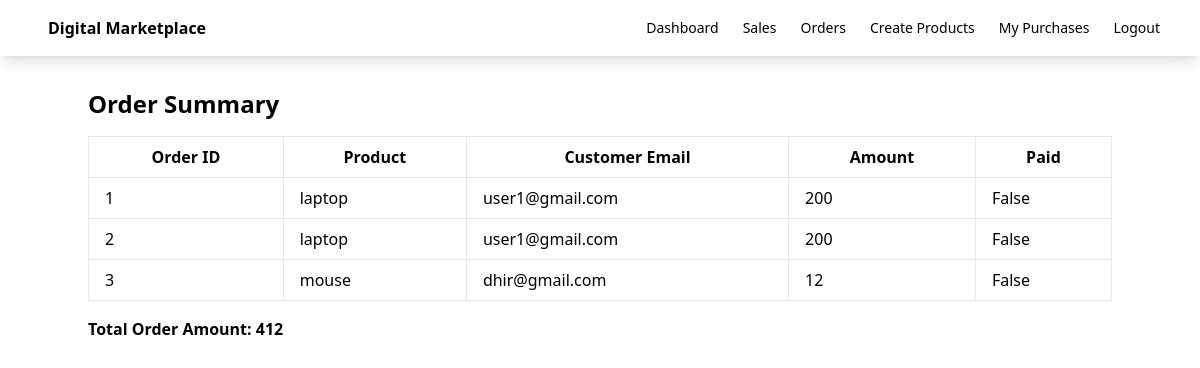
The app's page /order-summary/ (signed in), older data.
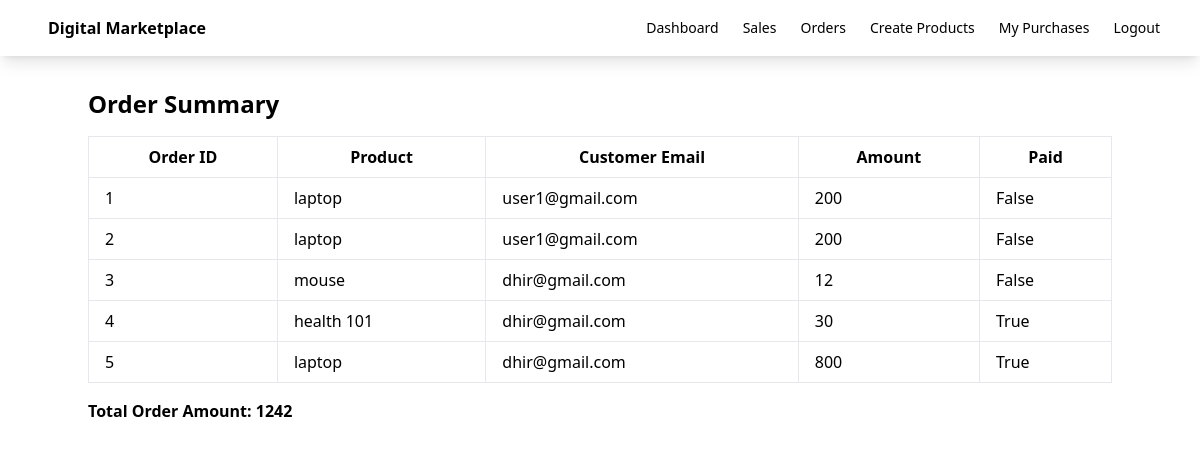
The same page, newer data.
### myapp/models.py (models this page shows, shortened)
class OrderDetail(models.Model):
    customer_email = models.EmailField()
    product = models.ForeignKey(Product, on_delete=models.CASCADE)
    amount = models.IntegerField()
    stripe_payment_intent = models.CharField(max_length=200)
    has_paid = models.BooleanField(default=False)
    created_on = models.DateTimeField(auto_now_add=True)
    updated_on = models.DateTimeField(auto_now_add=True)

class Product(models.Model):
    seller = models.ForeignKey(User, on_delete=models.CASCADE)
    name = models.CharField(max_length=100)
    description = models.CharField(max_length=100)
    price = models.FloatField()
    file = models.FileField(upload_to='uploads')
    total_sales_amount = models.IntegerField(default=0)
    total_sales = models.IntegerField(default=0)

### myapp/views.py (the view)
# urls.py: path('order-summary/',views.order_summary,name='orders'),
def order_summary(request):
    if request.user.is_superuser:
        orders = OrderDetail.objects.all()
    else:
        orders = OrderDetail.objects.filter(product__seller=request.user)
    order_total = orders.aggregate(Sum('amount'))
    return render(request, 'myapp/order_summary.html', {'orders': orders, 'order_total': order_total})

### myapp/templates/myapp/order_summary.html
{% extends 'myapp/base.html' %}
{% block body %}
    <div class="container mx-auto my-8">
        <h2 class="text-2xl font-semibold mb-4">Order Summary</h2>
        <table class="table-auto w-full border-collapse">
            <thead>
                <tr>
                    <th class="px-4 py-2 border">Order ID</th>
                    <th class="px-4 py-2 border">Product</th>
                    <th class="px-4 py-2 border">Customer Email</th>
                    <th class="px-4 py-2 border">Amount</th>
                    <th class="px-4 py-2 border">Paid</th>
                </tr>
            </thead>
            <tbody>
                {% for order in orders %}
                    <tr>
                        <td class="px-4 py-2 border">{{ order.id }}</td>
                        <td class="px-4 py-2 border">{{ order.product.name }}</td>
                        <td class="px-4 py-2 border">{{ order.customer_email }}</td>
                        <td class="px-4 py-2 border">{{ order.amount }}</td>
                        <td class="px-4 py-2 border">{{ order.has_paid }}</td>
                    </tr>
                {% empty %}
                    <tr>
                        <td colspan="5" class="px-4 py-2 border text-center">No orders found.</td>
                    </tr>
                {% endfor %}
            </tbody>
        </table>
        <div class="mt-4">
            <p class="font-semibold">Total Order Amount: {{ order_total.amount__sum }}</p>
        </div>
    </div>
{% endblock %}

Row changes from the older to the newer data that the page shows:
added OrderDetail: id "4", product.name "health 101", customer_email "dhir@gmail.com", amount "30", has_paid "True"
added OrderDetail: id "5", product.name "laptop", customer_email "dhir@gmail.com", amount "800", has_paid "True"
Text that changed along with them:
{{ order_total.amount__sum }}: "412" → "1242"
